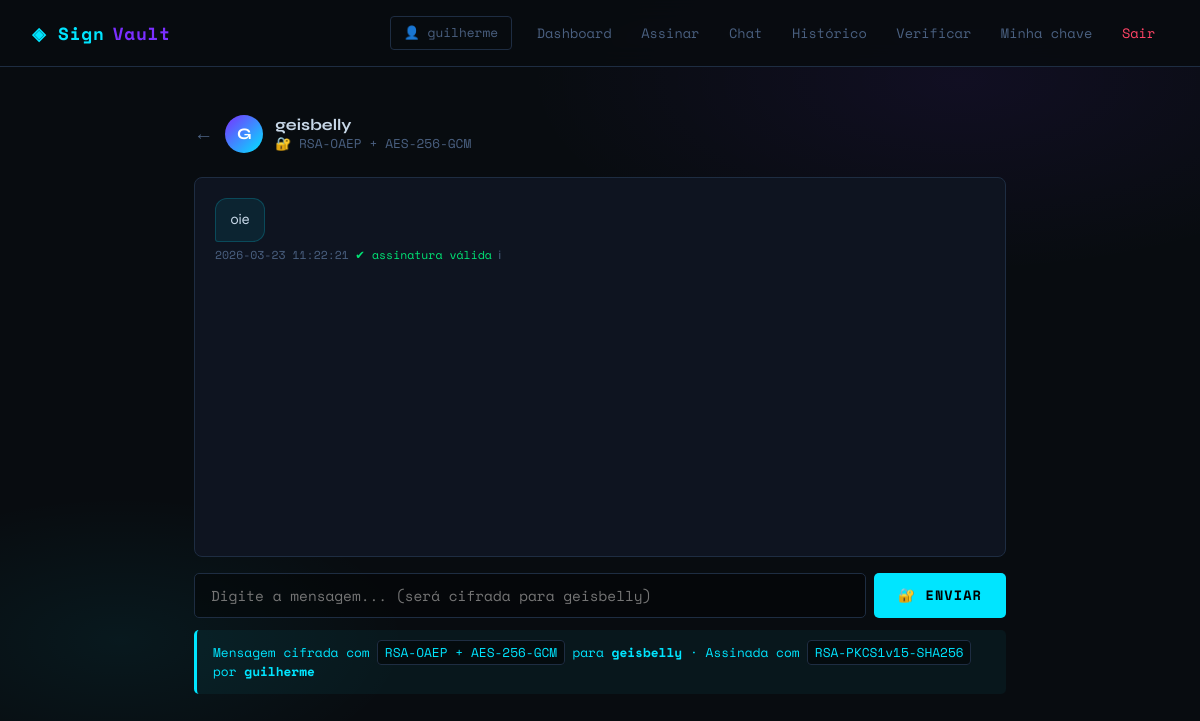
The app's page /chat/1 (signed in) with its own data.
### tables this page shows
CREATE TABLE usuarios (
                id INTEGER PRIMARY KEY AUTOINCREMENT,
                nome TEXT UNIQUE NOT NULL,
                senha TEXT NOT NULL,
                criado_em TEXT NOT NULL
            );

CREATE TABLE mensagens (
                id INTEGER PRIMARY KEY AUTOINCREMENT,
                remetente_id        INTEGER NOT NULL,
                destinatario_id     INTEGER NOT NULL,
                texto_cifrado       TEXT NOT NULL,
                texto_cifrado_rem   TEXT NOT NULL,
                assinatura          TEXT NOT NULL,
                hash_texto          TEXT NOT NULL,
                algoritmo           TEXT NOT NULL DEFAULT 'RSA-OAEP-AES256GCM+PKCS1v15-SHA256',
                enviado_em          TEXT NOT NULL,
                lida                INTEGER NOT NULL DEFAULT 0,
                FOREIGN KEY(remetente_id)    REFERENCES usuarios(id),
                FOREIGN KEY(destinatario_id) REFERENCES usuarios(id)
            );

### app.py (the view, shortened to what this page needs)
@app.route("/chat/<int:outro_id>", methods=["GET", "POST"])
def chat_conversa(outro_id):
    if not login_required():
        return redirect("/login")
    db = get_db()
    outro = db.execute("SELECT id, nome FROM usuarios WHERE id=?", (outro_id,)).fetchone()
    if not outro:
        return redirect("/chat")
    erro = None
    msgs_raw = db.execute("""
        SELECT m.*, u.nome as remetente_nome
        FROM mensagens m
        JOIN usuarios u ON u.id = m.remetente_id
        WHERE (m.remetente_id=? AND m.destinatario_id=?)
           OR (m.remetente_id=? AND m.destinatario_id=?)
        ORDER BY m.id ASC
    """, (session["user_id"], outro_id, outro_id, session["user_id"])).fetchall()
    chave_priv_logado = db.execute(
        "SELECT privada FROM chaves WHERE usuario_id=?", (session["user_id"],)
    ).fetchone()["privada"]
    mensagens = []
    for m in msgs_raw:
        msg = dict(m)
        sou_destinatario = (m["destinatario_id"] == session["user_id"])
        sou_remetente    = (m["remetente_id"]    == session["user_id"])
        if sou_destinatario:
            try:
                msg["texto_claro"] = decifrar_com(m["texto_cifrado"], chave_priv_logado)
                chave_pub_rem = db.execute(
                    "SELECT publica FROM chaves WHERE usuario_id=?", (m["remetente_id"],)
                ).fetchone()["publica"]
                msg["assinatura_valida"] = verificar(msg["texto_claro"], m["assinatura"], chave_pub_rem)
            except Exception:
                msg["texto_claro"] = None
                msg["assinatura_valida"] = False
        else:
            msg["texto_claro"] = None
            msg["assinatura_valida"] = False
        mensagens.append(msg)
    db.execute("""
        UPDATE mensagens SET lida = 1
        WHERE destinatario_id = ? AND remetente_id = ?
    """, (session["user_id"], outro_id))
    db.commit()
    return render_template("chat_conversa.html",
        outro=outro, mensagens=mensagens, erro=erro)

### app.py (called while the page is built)
@app.teardown_appcontext
def close_connection(exception):
    db = getattr(g, "_database", None)
    if db is not None:
        db.close()

def login_required():
    return "user_id" in session

### crypto_utils.py (called while the page is built)
def verificar(texto, assinatura_str, chave_publica_str):
    public_key = serialization.load_pem_public_key(chave_publica_str.encode())
    assinatura = base64.b64decode(assinatura_str)
    try:
        public_key.verify(assinatura, texto.encode(), padding.PKCS1v15(), hashes.SHA256())
        return True
    except Exception:
        return False

def decifrar_com(envelope_b64, chave_privada_str):
    private_key = serialization.load_pem_private_key(
        chave_privada_str.encode(), password=None
    )
    envelope = json.loads(base64.b64decode(envelope_b64).decode())
    aes_key = private_key.decrypt(
        base64.b64decode(envelope["k"]),
        padding.OAEP(
            mgf=padding.MGF1(algorithm=hashes.SHA256()),
            algorithm=hashes.SHA256(),
            label=None
        )
    )
    nonce  = base64.b64decode(envelope["n"])
    ct     = base64.b64decode(envelope["c"])
    aesgcm = AESGCM(aes_key)
    return aesgcm.decrypt(nonce, ct, None).decode()

### database.py (called while the page is built)
def get_db():
    db = getattr(g, "_database", None)
    if db is None:
        db = g._database = sqlite3.connect(DATABASE)
        db.row_factory = sqlite3.Row
    return db

### templates/chat_conversa.html (shortened to what this page needs)
{% extends "base.html" %}
{% block content %}
<div class="flex-between" style="margin-bottom:1.5rem;">
    <div class="flex" style="gap:0.75rem;">
        <a href="/chat" style="color:var(--muted); font-size:1.2rem; line-height:1;">←</a>
        <div style="width:38px;height:38px;border-radius:50%;background:linear-gradient(135deg,var(--accent2),var(--accent));display:flex;align-items:center;justify-content:center;font-weight:700;color:#fff;flex-shrink:0;">
            {{ outro.nome[0].upper() }}
        </div>
        <div>
            <div style="font-weight:700;">{{ outro.nome }}</div>
            <div class="muted small mono">🔐 RSA-OAEP + AES-256-GCM</div>
        </div>
    </div>
</div>
<div style="
    background: var(--surface);
    border: 1px solid var(--border);
    border-radius: 8px;
    min-height: 380px;
    max-height: 520px;
    overflow-y: auto;
    padding: 1.25rem;
    display: flex;
    flex-direction: column;
    gap: 0.75rem;
    margin-bottom: 1rem;
" id="chat-box">
{% for m in mensagens %}
{% set sou_eu = (m.remetente_id == session['user_id']) %}
<div style="display:flex; flex-direction:column; align-items: {% if sou_eu %}flex-end{% else %}flex-start{% endif %}; gap:0.25rem;">
    <div style="
        max-width: 72%;
        background: {% if sou_eu %}rgba(123,47,255,0.18){% else %}rgba(0,229,255,0.08){% endif %};
        border: 1px solid {% if sou_eu %}rgba(123,47,255,0.35){% else %}rgba(0,229,255,0.2){% endif %};
        border-radius: {% if sou_eu %}12px 12px 3px 12px{% else %}12px 12px 12px 3px{% endif %};
        padding: 0.65rem 0.9rem;
    ">
        {% if m.texto_claro %}
            <p style="font-size:0.9rem; line-height:1.5; margin:0;">{{ m.texto_claro }}</p>
        {% else %}
            <span class="muted small mono">🔒 [cifrado — não é destinatário]</span>
        {% endif %}
    </div>
    <div class="flex" style="gap:0.4rem; font-size:0.72rem; font-family:var(--mono);">
        <span class="muted">{{ m.enviado_em }}</span>
        {% if m.texto_claro and m.texto_claro != '[mensagem cifrada — somente o destinatário pode ler]' %}
            {% if m.assinatura_valida %}
                <span style="color:var(--ok);">✔ assinatura válida</span>
            {% else %}
                <span style="color:var(--danger);">❌ assinatura inválida</span>
            {% endif %}
        {% endif %}
        <span style="color:var(--muted); cursor:help;" title="Algoritmo: {{ m.algoritmo }}&#10;Hash: {{ m.hash_texto }}&#10;ID: #{{ m.id }}">ℹ</span>
    </div>
</div>
{% endfor %}
</div>
<form method="post" style="display:flex; gap:0.5rem;">
    <input type="text" name="texto"
        placeholder="Digite a mensagem... (será cifrada para {{ outro.nome }})"
        style="flex:1; margin-bottom:0;"
        autocomplete="off"
        required>
    <button type="submit" class="btn btn-primary" style="white-space:nowrap;">
        🔐 Enviar
    </button>
</form>
<div class="alert alert-info" style="margin-top:0.75rem; font-size:0.8rem;">
    Mensagem cifrada com <code>RSA-OAEP + AES-256-GCM</code> para <strong>{{ outro.nome }}</strong> · Assinada com <code>RSA-PKCS1v15-SHA256</code> por <strong>{{ session['user_nome'] }}</strong>
</div>
{% endblock %}

### templates/base.html (style rules this page uses)
:root { --bg: #080c10; --surface: #0e1420; --border: #1e2d42; --accent: #00e5ff; --accent2: #7b2fff; --ok: #00e676; --danger: #ff1744; --text: #c8d8e8; --muted: #4a6080; --mono: 'Space Mono', monospace; --sans: 'Syne', sans-serif; }
* { box-sizing: border-box; margin: 0; padding: 0; }
body { background: var(--bg); color: var(--text); font-family: var(--sans); min-height: 100vh; background-image: radial-gradient(ellipse 60% 40% at 80% 10%, rgba(123,47,255,0.08) 0%, transparent 60%), radial-gradient(ellipse 40% 30% at 10% 80%, rgba(0,229,255,0.06) 0%, transparent 60%); }
input[type=text], input[type=password], textarea, select { width: 100%; background: rgba(0,0,0,0.4); border: 1px solid var(--border); border-radius: 5px; color: var(--text); font-family: var(--mono); font-size: 0.9rem; padding: 0.7rem 1rem; outline: none; transition: border-color 0.2s, box-shadow 0.2s; margin-bottom: 1rem; }
button, .btn { font-family: var(--mono); font-size: 0.85rem; font-weight: 700; letter-spacing: 0.08em; text-transform: uppercase; padding: 0.7rem 1.5rem; border: none; border-radius: 5px; cursor: pointer; text-decoration: none; display: inline-block; transition: all 0.2s; }
.btn-primary { background: var(--accent); color: #000; }
.alert { padding: 0.8rem 1rem; border-radius: 5px; font-family: var(--mono); font-size: 0.85rem; margin-bottom: 1rem; border-left: 3px solid; }
.alert-info { background: rgba(0,229,255,0.05); border-color: var(--accent); color: var(--accent); }
.mono { font-family: var(--mono); }
.muted { color: var(--muted); }
.small { font-size: 0.8rem; }
code, pre { font-family: var(--mono); font-size: 0.8rem; background: rgba(0,0,0,0.5); border: 1px solid var(--border); border-radius: 4px; padding: 0.15rem 0.4rem; color: var(--accent); word-break: break-all; }
a { color: var(--accent); text-decoration: none; }
.flex { display: flex; align-items: center; gap: 0.75rem; }
.flex-between { display: flex; align-items: center; justify-content: space-between; }

### records on screen
usuarios: nome "G", nome "geisbelly", texto "Digite a mensagem... (será cifrada para geisbelly)"
mensagens: texto_claro "oie", enviado_em "2026-03-23 11:22:21"

### other values on screen
{{ session["user_nome"] }} "guilherme"
{{ session['user_nome'] }} "guilherme"
